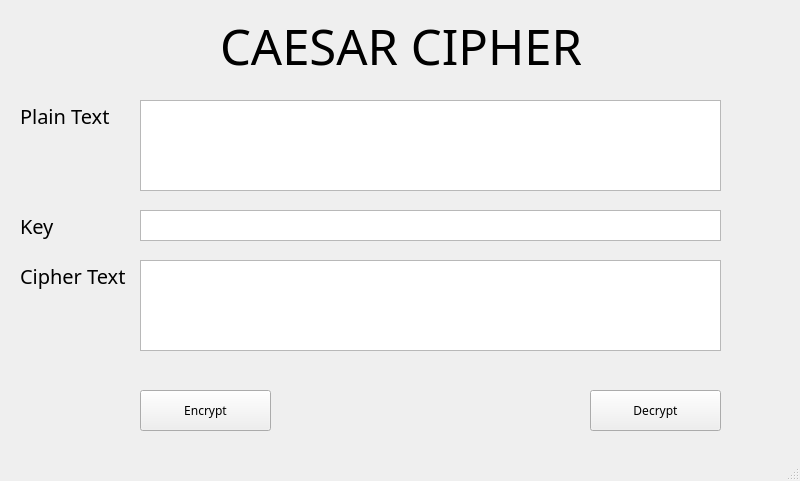
<?xml version="1.0" encoding="UTF-8"?>
<ui version="4.0">
 <class>MainWindow</class>
 <widget class="QMainWindow" name="MainWindow">
  <property name="geometry">
   <rect>
    <x>0</x>
    <y>0</y>
    <width>800</width>
    <height>481</height>
   </rect>
  </property>
  <property name="font">
   <font>
    <family>SVN-Gilroy XBold</family>
   </font>
  </property>
  <property name="windowTitle">
   <string>MainWindow</string>
  </property>
  <widget class="QWidget" name="centralwidget">
   <widget class="QLabel" name="label">
    <property name="geometry">
     <rect>
      <x>220</x>
      <y>10</y>
      <width>361</width>
      <height>71</height>
     </rect>
    </property>
    <property name="font">
     <font>
      <family>SVN-Gilroy XBold</family>
      <pointsize>37</pointsize>
     </font>
    </property>
    <property name="text">
     <string>CAESAR CIPHER</string>
    </property>
   </widget>
   <widget class="QLabel" name="label_2">
    <property name="geometry">
     <rect>
      <x>20</x>
      <y>100</y>
      <width>111</width>
      <height>31</height>
     </rect>
    </property>
    <property name="font">
     <font>
      <pointsize>15</pointsize>
     </font>
    </property>
    <property name="text">
     <string>Plain Text</string>
    </property>
   </widget>
   <widget class="QLabel" name="label_3">
    <property name="geometry">
     <rect>
      <x>20</x>
      <y>210</y>
      <width>111</width>
      <height>31</height>
     </rect>
    </property>
    <property name="font">
     <font>
      <pointsize>15</pointsize>
     </font>
    </property>
    <property name="text">
     <string>Key</string>
    </property>
   </widget>
   <widget class="QLabel" name="label_4">
    <property name="geometry">
     <rect>
      <x>20</x>
      <y>260</y>
      <width>111</width>
      <height>31</height>
     </rect>
    </property>
    <property name="font">
     <font>
      <pointsize>15</pointsize>
     </font>
    </property>
    <property name="text">
     <string>Cipher Text</string>
    </property>
   </widget>
   <widget class="QPlainTextEdit" name="txt_plain">
    <property name="geometry">
     <rect>
      <x>140</x>
      <y>100</y>
      <width>581</width>
      <height>91</height>
     </rect>
    </property>
   </widget>
   <widget class="QPlainTextEdit" name="txt_cipher">
    <property name="geometry">
     <rect>
      <x>140</x>
      <y>260</y>
      <width>581</width>
      <height>91</height>
     </rect>
    </property>
   </widget>
   <widget class="QPushButton" name="btn_encrypt">
    <property name="geometry">
     <rect>
      <x>140</x>
      <y>390</y>
      <width>131</width>
      <height>41</height>
     </rect>
    </property>
    <property name="text">
     <string>Encrypt</string>
    </property>
   </widget>
   <widget class="QPushButton" name="btn_decrypt">
    <property name="geometry">
     <rect>
      <x>590</x>
      <y>390</y>
      <width>131</width>
      <height>41</height>
     </rect>
    </property>
    <property name="text">
     <string>Decrypt</string>
    </property>
   </widget>
   <widget class="QPlainTextEdit" name="txt_key">
    <property name="geometry">
     <rect>
      <x>140</x>
      <y>210</y>
      <width>581</width>
      <height>31</height>
     </rect>
    </property>
   </widget>
  </widget>
  <widget class="QMenuBar" name="menubar">
   <property name="geometry">
    <rect>
     <x>0</x>
     <y>0</y>
     <width>800</width>
     <height>22</height>
    </rect>
   </property>
  </widget>
  <widget class="QStatusBar" name="statusbar"/>
 </widget>
 <resources/>
 <connections/>
</ui>
